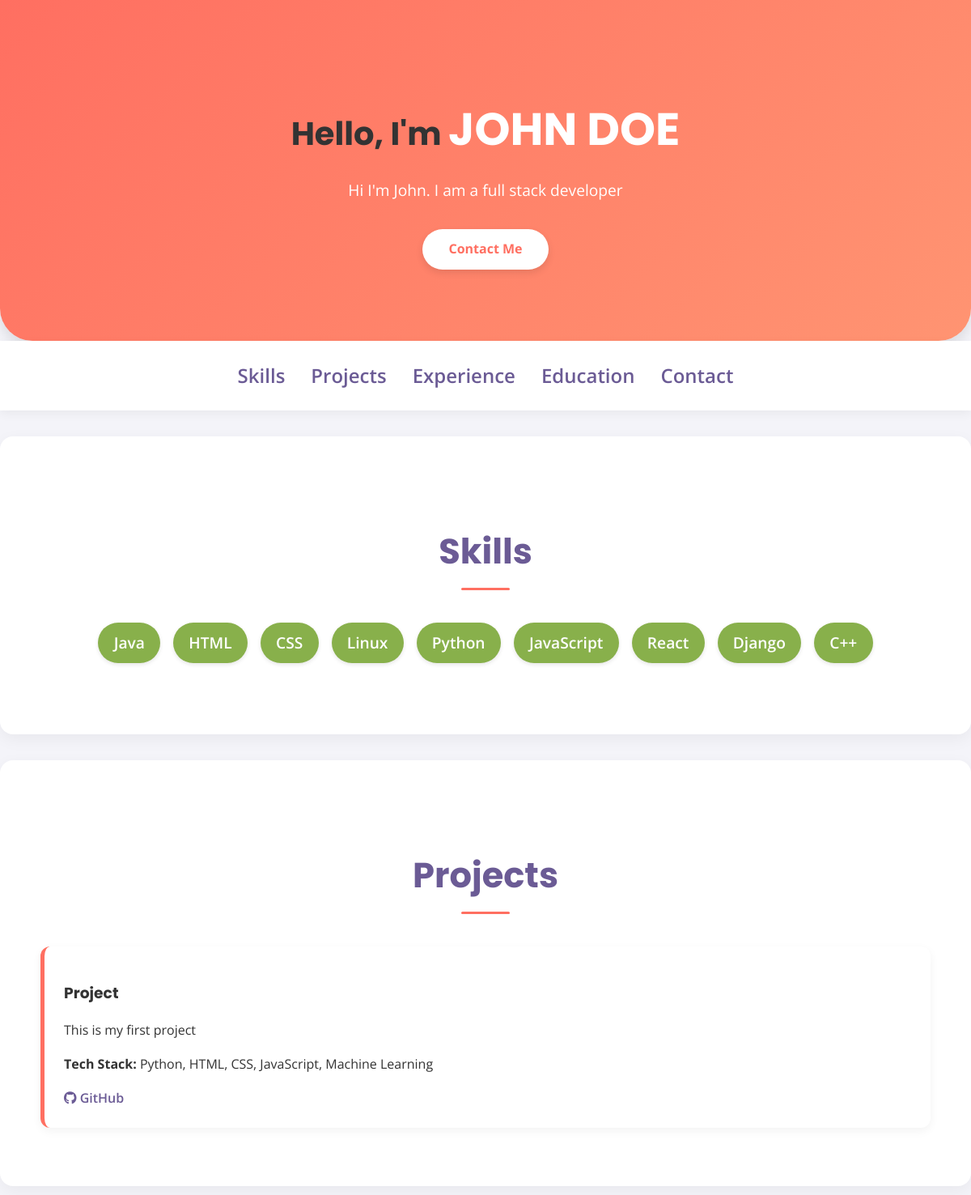
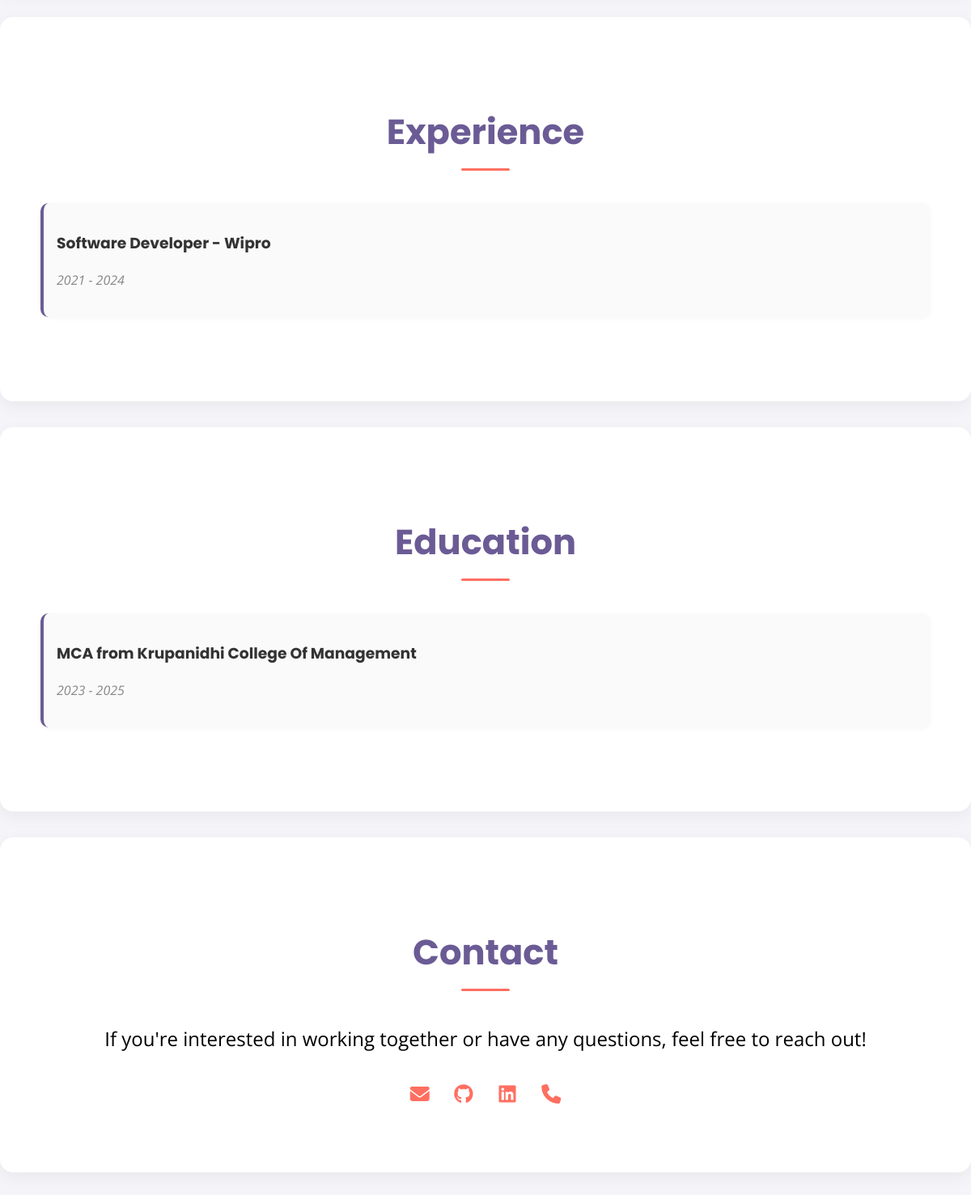
Screenshot of /portfolio/john-doe-100dc5/template2/ with the database file from the repository (2 pictures, top to bottom).
### builder/models.py (models this page shows, shortened)
class Portfolio(models.Model):
    slug = models.SlugField(unique=True, blank=True)
    name = models.CharField(max_length=100)
    title = models.CharField(max_length=100, blank=True)
    bio = models.TextField(blank=True)
    email = models.EmailField()
    phone = models.CharField(max_length=20, blank=True)
    github = models.URLField(blank=True)
    linkedin = models.URLField(blank=True)
    skills = models.TextField(blank=True)  # Comma-separated skills

class Project(models.Model):
    portfolio = models.ForeignKey(Portfolio, on_delete=models.CASCADE, related_name='projects')
    title = models.CharField(max_length=100)
    project_duration = models.CharField(max_length=100, blank=True)
    description = models.TextField(blank=True)
    stack = models.CharField(max_length=200, blank=True)
    link = models.URLField(blank=True)
    github = models.URLField(blank=True)

class Experience(models.Model):
    portfolio = models.ForeignKey(Portfolio, on_delete=models.CASCADE, related_name='experiences')
    job_title = models.CharField(max_length=100)
    company_name = models.CharField(max_length=100)
    job_desc = models.TextField(blank=True)
    duration = models.CharField(max_length=100, blank=True)
    location = models.CharField(max_length=100, blank=True)

class Education(models.Model):
    portfolio = models.ForeignKey(Portfolio, on_delete=models.CASCADE, related_name='educations')
    degree = models.CharField(max_length=100)
    school = models.CharField(max_length=100)
    edu_desc = models.TextField(blank=True)
    edu_duration = models.CharField(max_length=100, blank=True)
    edu_location = models.CharField(max_length=100, blank=True)

### builder/views.py (the view)
# urls.py: path('portfolio/<slug:slug>/template2/', views.view_template2, name='view_template2'),  # Template 2
def view_template2(request, slug):
    portfolio = get_object_or_404(Portfolio, slug=slug)
    project_data = []
    for project in portfolio.projects.all():
        project_data.append({
            'title': project.title,
            'description': project.description,
            'stack': project.stack,
            'link': project.link if project.link.startswith('http') else '',
            'github': project.github if project.github.startswith('http') else ''
        })
    return render(request, 'template2.html', {
        'name': portfolio.name,
        'title': portfolio.title,
        'bio': portfolio.bio,
        'skills': [s.strip() for s in portfolio.skills.split(',')],
        'github': portfolio.github,
        'linkedin': portfolio.linkedin,
        'email': portfolio.email,
        'phone': portfolio.phone,
        'project_data': project_data,
        'experience': portfolio.experiences.all(),
        'education': portfolio.educations.all(),
    })

### builder/templates/template2.html (shortened to what this page needs)
<!DOCTYPE html>
<html lang="en">
<head>
  {% load static %}
  <link rel="stylesheet" href="{% static 'css/template2.css' %}">
  <link href="https://cdn.jsdelivr.net/npm/aos@2.3.4/dist/aos.css" rel="stylesheet">
  <link rel="stylesheet" href="https://cdnjs.cloudflare.com/ajax/libs/font-awesome/6.5.0/css/all.min.css">
</head>
<body>
  <header class="hero" data-aos="fade-down">
    <div class="container">
      <h1>Hello, I'm <span>{{ name }}</span></h1>
      {% if bio %}
        <p>{{ bio }}</p>
      {% endif %}
      <a href="#contact" class="btn">Contact Me</a>
    </div>
  </header>
  <nav class="navbar">
    <div class="container">
      <ul>
        {% if skills %}<li><a href="#skills">Skills</a></li>{% endif %}
        {% if project_data %}<li><a href="#projects">Projects</a></li>{% endif %}
        {% if experience %}<li><a href="#experience">Experience</a></li>{% endif %}
        {% if education %}<li><a href="#education">Education</a></li>{% endif %}
        <li><a href="#contact">Contact</a></li>
      </ul>
    </div>
  </nav>
  <main>
    {% if skills %}
    <section id="skills" class="section" data-aos="fade-up">
      <div class="container">
        <h2>Skills</h2>
        <ul class="skills-list">
          {% for skill in skills %}
            <li>{{ skill }}</li>
          {% endfor %}
        </ul>
      </div>
    </section>
    {% endif %}
    {% if project_data %}
    <section id="projects" class="section" data-aos="fade-up">
      <div class="container">
        <h2>Projects</h2>
        <div class="projects-grid">
          {% for project in project_data %}
          <div class="project-card">
            <h3>{{ project.title }}</h3>
            <p>{{ project.description }}</p>
            {% if project.stack %}
              <p><strong>Tech Stack:</strong> {{ project.stack }}</p>
            {% endif %}
            <div class="project-links">
              {% if project.github %}
                <a href="{{ project.github }}" target="_blank"><i class="fab fa-github"></i> GitHub</a>
              {% endif %}
            </div>
          </div>
          {% endfor %}
        </div>
      </div>
    </section>
    {% endif %}
    {% if experience %}
    <section id="experience" class="section" data-aos="fade-up">
      <div class="container">
        <h2>Experience</h2>
        {% for exp in experience %}
        <div class="experience-item">
          <h3>{{ exp.job_title }} - {{ exp.company_name }}</h3>
          <p class="duration">{{ exp.duration }}</p>
        </div>
        {% endfor %}
      </div>
    </section>
    {% endif %}
    {% if education %}
    <section id="education" class="section" data-aos="fade-up">
      <div class="container">
        <h2>Education</h2>
        {% for edu in education %}
        <div class="education-item">
          <h3>{{ edu.degree }} from {{ edu.school }}</h3>
          <p class="duration">{{ edu.edu_duration }}</p>
        </div>
        {% endfor %}
      </div>
    </section>
    {% endif %}
  </main>
  <footer id="contact" class="section" data-aos="fade-up">
    <div class="container">
      <h2>Contact</h2>
      <p>If you're interested in working together or have any questions, feel free to reach out!</p>
     <div class="contact-info flex justify-center gap-6 text-2xl mt-4 text-[#3F1A2B]">
      {% if email %}
        <a href="mailto:{{ email }}" class="hover:text-[#B2183A]" title="Email">
          <i class="fas fa-envelope"></i>
        </a>
      {% endif %}
      {% if github %}
        <a href="{{ github }}" target="_blank" class="hover:text-[#B2183A]" title="GitHub">
          <i class="fab fa-github"></i>
        </a>
      {% endif %}
      {% if linkedin %}
        <a href="{{ linkedin }}" target="_blank" class="hover:text-[#B2183A]" title="LinkedIn">
          <i class="fab fa-linkedin"></i>
        </a>
      {% endif %}
      {% if phone %}
        <a href="tel:{{ phone }}" class="hover:text-[#B2183A]" title="Phone">
          <i class="fas fa-phone"></i>
        </a>
      {% endif %}
    </div>
    </div>
  </footer>
</body>
</html>

### builder/static/css/template2.css (style rules this page uses)
body { margin: 0; font-family: 'Open Sans', sans-serif; background-color: #f4f4f9; color: #333; line-height: 1.6; scroll-behavior: smooth; }
h1, h2, h3 { font-family: 'Poppins', sans-serif; color: #333; }
a { color: inherit; text-decoration: none; }
.container { max-width: 1100px; margin: 0 auto; padding: .5rem; }
.hero { background: linear-gradient(135deg, #ff6f61, #ff9472); color: #fff; padding: 5rem 2rem; text-align: center; border-bottom-left-radius: 40px; border-bottom-right-radius: 40px; box-shadow: 0 8px 16px rgba(0,0,0,0.1); }
.hero h1 { font-size: 2.5rem; margin-bottom: 1rem; }
.hero h1 span { color: #fff; font-weight: 700; font-size: 3.5rem; }
.hero p { font-size: 1.2rem; max-width: 700px; margin: 0 auto 2rem; }
.hero .btn { display: inline-block; padding: 0.75rem 2rem; background-color: #fff; color: #ff6f61; border-radius: 30px; font-weight: bold; box-shadow: 0 4px 10px rgba(0,0,0,0.1); transition: all 0.3s ease; }
.navbar { background-color: #fff; box-shadow: 0 4px 12px rgba(0,0,0,0.05); position: sticky; top: 0; z-index: 1000; }
.navbar ul { display: flex; justify-content: center; list-style: none; padding: 1rem 0; margin: 0; gap: 2rem; }
.navbar a { color: #6b5b95; font-weight: 600; font-size: 1.5rem; transition: color 0.3s ease; }
.section { padding: 4rem 2rem; background-color: #fff; margin: 2rem 0; border-radius: 16px; box-shadow: 0 6px 20px rgba(0,0,0,0.05); }
.section h2 { text-align: center; font-size: 2.7rem; color: #6b5b95; margin-bottom: 2.5rem; position: relative; }
.section h2::after { content: ""; display: block; width: 60px; height: 3px; background: #ff6f61; margin: 10px auto 0; border-radius: 2px; }
.skills-list { display: flex; flex-wrap: wrap; justify-content: center; gap: 1rem; padding: 0; list-style: none; }
.skills-list li { background-color: #88b04b; color: #fff; padding: 0.6rem 1.2rem; border-radius: 30px; font-weight: 600; font-size: 1.2rem; box-shadow: 0 2px 5px rgba(0,0,0,0.1); }
.projects-grid { display: grid; grid-template-columns: repeat(auto-fit, minmax(280px, 1fr)); gap: 2rem; }
.project-card { background-color: #ffffff; padding: 1.5rem; border-radius: 12px; border-left: 5px solid #ff6f61; box-shadow: 0 4px 12px rgba(0,0,0,0.05); transition: transform 0.3s ease, box-shadow 0.3s ease; }
.project-links { margin-top: 1rem; }
.project-links a { margin-right: 1rem; font-weight: 600; color: #6b5b95; transition: color 0.3s ease; }
.experience-item, .education-item { margin-bottom: 2rem; padding: 1rem; border-left: 4px solid #6b5b95; background: #fafafa; border-radius: 10px; box-shadow: 0 2px 6px rgba(0,0,0,0.03); }
.duration { font-style: italic; color: #888; margin-bottom: 0.5rem; }
footer { text-align: center; background-color: #6b5b95; color: #000000; padding: 3rem 2rem; border-top-left-radius: 30px; border-top-right-radius: 30px; }
footer h2 { margin-bottom: 1rem; color: #fff; }
footer p { font-size: 1.5rem; }
.contact-info a { display: inline-flex; align-items: center; justify-content: center; width: 50px; height: 50px; color: #ff6f61; border-radius: 50%; transition: color 0.3s ease, transform 0.3s ease; font-size: 24px; }

### rows the page displays
Portfolio: name "JOHN DOE", bio "Hi I'm John. I am a full stack developer"
Project: title "Project", description "This is my first project", stack "Python, HTML, CSS, JavaScript, Machine Learning"
Experience: job_title "Software Developer", company_name "Wipro", duration "2021 - 2024"
Education: degree "MCA", school "Krupanidhi College Of Management", edu_duration "2023 - 2025"

### other values shown
{{ skill }} "Java" "HTML" "CSS" "Linux" "Python" "JavaScript" "React" "Django" "C++"
